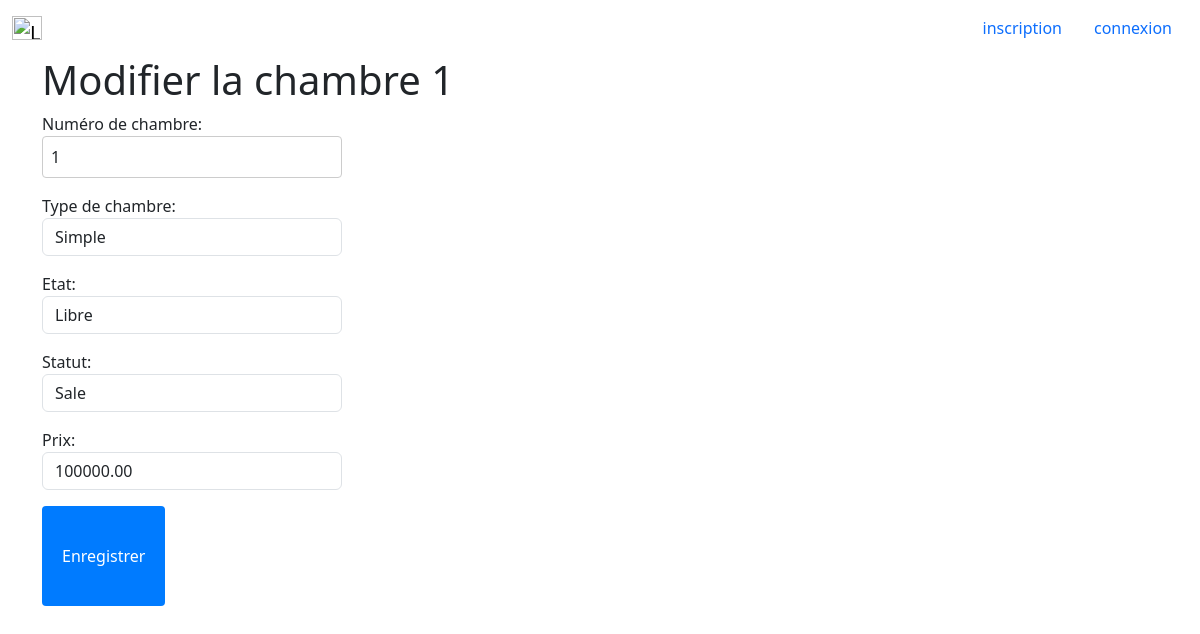
/chambre/chambre/modifier/1/, run on the app's committed database.
### chambre/models.py (models this page shows, shortened)
class Chambre(models.Model):
    proprietaire = models.ForeignKey(
        settings.AUTH_USER_MODEL,
        on_delete=models.CASCADE,
        null=True,
        related_name='chambres'
    )
    numero_chambre = models.IntegerField(default=0)
    TYPE_SIMPLE = 'simple'
    TYPE_DOUBLE = 'double'
    TYPE_CHOICES = [
        (TYPE_SIMPLE, 'Simple'),
        (TYPE_DOUBLE, 'Double'),
    ]
    type_chambre = models.CharField(max_length=10, null=True, choices=TYPE_CHOICES)
    ETAT_LIBRE = 'libre'
    ETAT_OCCUPEE = 'occupee'
    ETAT_CHOICES = [
        (ETAT_LIBRE, 'Libre'),
        (ETAT_OCCUPEE, 'Occupée'),
    ]
    etat = models.CharField(max_length=10, null=False, choices=ETAT_CHOICES)
    STATUT_SALE = 'sale'
    STATUT_PROPRE = 'propre'
    STATUT_CHOICES = [
        (STATUT_SALE, 'Sale'),
        (STATUT_PROPRE, 'Propre'),
    ]
    statut = models.CharField(max_length=10, null=True, choices=STATUT_CHOICES)
    prix = models.DecimalField(max_digits=10, decimal_places=2)
    date = models.DateField(auto_now=True)

### chambre/views.py (the view)
# urls.py: path('chambre/modifier/<int:chambre_id>/', modifier_chambre, name='modifier_chambre'),
def modifier_chambre(request, chambre_id):
    chambre = get_object_or_404(Chambre, id=chambre_id)
    if request.method == 'POST':
        form = ChambreForm(request.POST, instance=chambre)
        if form.is_valid():
            form.save()
            return redirect('liste_chambre')
    else:
        form = ChambreForm(instance=chambre)
    return render(request, 'chambre/modifier_chambre.html', {'form': form, 'chambre': chambre})

### configuration/context_processors.py (called while the page is built)
def configuration_hotel(request):
    try:
        configuration = Configuration.objects.latest('id')
    except Configuration.DoesNotExist:
        configuration = None
    return {'configuration': configuration}

### chambre/templates/chambre/modifier_chambre.html (shortened to what this page needs)
{% extends 'base.html' %}
{% block content %}
    <div class="container">
        <h1>Modifier la chambre {{ chambre.numero_chambre }}</h1>
        <form method="POST">
            {{ form.as_p }}
            <button type="submit" class="btn btn-primary">Enregistrer</button>
        </form>
    </div>
{% endblock %}

### static/css/style.css (style rules this page uses)
html { --orange : orange; --noire : black; --semi-noire: #111; --blanc : white; --white : whitesmoke; --vert: green; --rouge: red; }
html, body { height: 99.9%; }
body { display: flex; flex-direction: column; margin: 0; background-color: var(--white); }
button { height: 100px; margin: 10px; }
form input[type="text"], form input[type="email"], form input[type="password"], form textarea, form select { width: 100%; padding: 8px; margin-bottom: 10px; border: 1px solid #ccc; border-radius: 4px; box-sizing: border-box; }
form button[type="submit"] { background-color: #007bff; color: white; padding: 10px 20px; border: none; border-radius: 4px; cursor: pointer; }

### data on the page
Chambre: numero_chambre "1", type_chambre "Simple", etat "Libre", statut "Sale", prix "100000.00"
